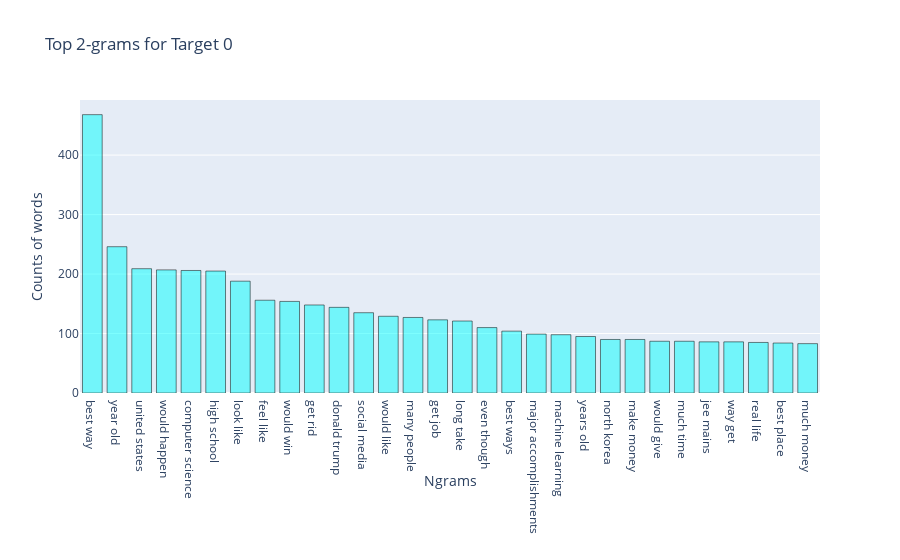

Notebook code cell kept with this figure:
### Code cell
plot_top_ngrams(target0.question_text,ngrams=(2,2),top=30,name="Top 2-grams for Target 0")

### Figure 1 — Plotly figure (JSON) as saved in the notebook; plotly's stock layout.template omitted (floating-point values rounded to 4 significant figures)
{"data": [{"marker": {"color": "rgba(0,255,255,0.5)", "line": {"color": "rgb(0,0,0)", "width": 0.5}}, "type": "bar", "x": ["best way", "year old", "united states", "would happen", "computer science", "high school", "look like", "feel like", "would win", "get rid", "donald trump", "social media", "would like", "many people", "get job", "long take", "even though", "best ways", "major accomplishments", "machine learning", "years old", "north korea", "make money", "would give", "much time", "jee mains", "way get", "real life", "best place", "much money"], "y": [468, 246, 209, 207, 206, 205, 188, 156, 154, 148, 144, 135, 129, 127, 123, 121, 110, 104, 99, 98, 95, 90, 90, 87, 87, 86, 86, 85, 84, 83]}], "layout": {"title": {"text": "Top 2-grams for Target 0"}, "xaxis": {"title": {"text": "Ngrams"}}, "yaxis": {"title": {"text": "Counts of words"}}}}
